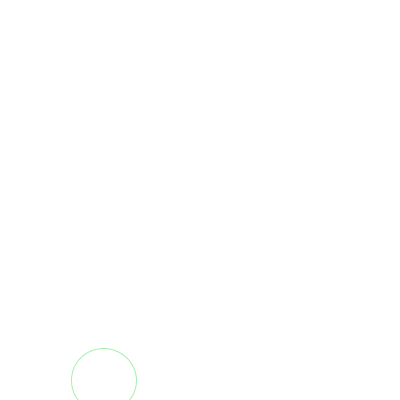
Frame 1 (no input)
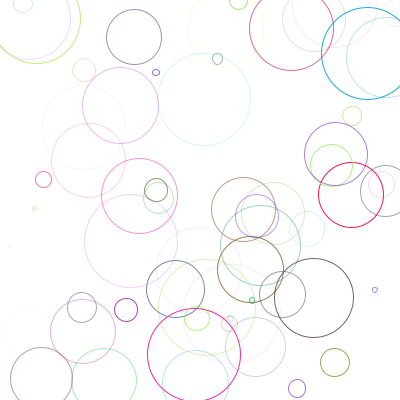
Frame 60 (the mouse pressed at the canvas centre just before this capture)
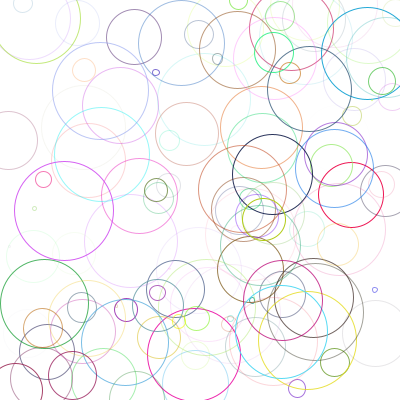
Frame 120 (the mouse held since frame 60 and released just before this capture)

The Processing sketch that drew these frames (run headless with seeded random() and noise(); from frame 60 on, the mouse is pressed at the canvas centre):

// Processing sketch: processing_167478
// ── processing_167478.pde

//set all variables 
float a;
float b;
float c;
float d;
float dia;
float x;
float y;

void setup(){
  size (400,400);
  background(255);
}

void draw(){
//choosing random values to draw ellipse
dia=random (100);
x=random(height);
y=random(width);
//choosing random RGB colurs for ellipse
a=random(255);//to choose random colour
b=random(255);//to choose random colour
c=random(255);//to choose random colour
d=random (255);//to add transparency to the colours
stroke(a,b,c,d);//to add colour to the border
noFill();
ellipse(x,y,dia,dia);
}
